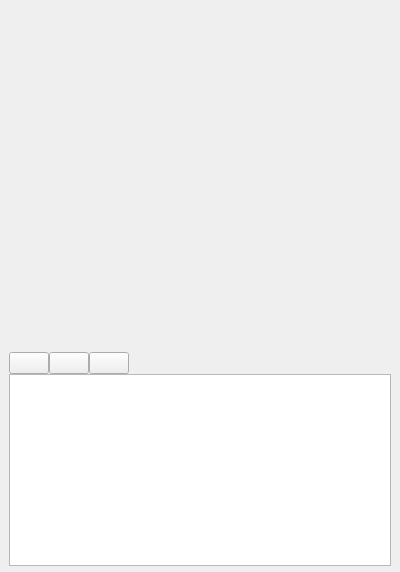
<?xml version="1.0" encoding="UTF-8"?>
<ui version="4.0">
 <class>Form</class>
 <widget class="QWidget" name="Form">
  <property name="geometry">
   <rect>
    <x>0</x>
    <y>0</y>
    <width>400</width>
    <height>572</height>
   </rect>
  </property>
  <property name="windowTitle">
   <string>Form</string>
  </property>
  <property name="autoFillBackground">
   <bool>false</bool>
  </property>
  <layout class="QVBoxLayout">
   <property name="spacing">
    <number>0</number>
   </property>
   <property name="margin">
    <number>0</number>
   </property>
   <item>
    <widget class="VideoWidget" name="video" native="true">
     <property name="sizePolicy">
      <sizepolicy hsizetype="Preferred" vsizetype="Expanding">
       <horstretch>0</horstretch>
       <verstretch>0</verstretch>
      </sizepolicy>
     </property>
    </widget>
   </item>
   <item>
    <layout class="QGridLayout" name="control">
     <property name="leftMargin">
      <number>9</number>
     </property>
     <property name="topMargin">
      <number>6</number>
     </property>
     <property name="rightMargin">
      <number>9</number>
     </property>
     <property name="bottomMargin">
      <number>6</number>
     </property>
     <item row="0" column="0">
      <widget class="QPushButton" name="startButton">
       <property name="text">
        <string/>
       </property>
       <property name="icon">
        <iconset>
         <normaloff>:/video/resources/22x22/media-playback-start.png</normaloff>
         <normalon>:/video/resources/22x22/media-playback-start.png</normalon>:/video/resources/22x22/media-playback-start.png</iconset>
       </property>
       <property name="iconSize">
        <size>
         <width>22</width>
         <height>22</height>
        </size>
       </property>
      </widget>
     </item>
     <item row="0" column="1">
      <widget class="QPushButton" name="pauseButton">
       <property name="text">
        <string/>
       </property>
       <property name="icon">
        <iconset>
         <normaloff>:/video/resources/22x22/media-playback-pause.png</normaloff>
         <normalon>:/video/resources/22x22/media-playback-pause.png</normalon>:/video/resources/22x22/media-playback-pause.png</iconset>
       </property>
       <property name="iconSize">
        <size>
         <width>22</width>
         <height>22</height>
        </size>
       </property>
      </widget>
     </item>
     <item row="1" column="0" colspan="4">
      <widget class="QTextBrowser" name="textBrowser">
       <property name="sizePolicy">
        <sizepolicy hsizetype="Expanding" vsizetype="Minimum">
         <horstretch>0</horstretch>
         <verstretch>0</verstretch>
        </sizepolicy>
       </property>
      </widget>
     </item>
     <item row="0" column="2">
      <widget class="QPushButton" name="stopButton">
       <property name="mouseTracking">
        <bool>true</bool>
       </property>
       <property name="text">
        <string/>
       </property>
       <property name="icon">
        <iconset>
         <normaloff>:/video/resources/22x22/media-playback-stop.png</normaloff>
         <normalon>:/video/resources/22x22/media-playback-stop.png</normalon>:/video/resources/22x22/media-playback-stop.png</iconset>
       </property>
       <property name="iconSize">
        <size>
         <width>22</width>
         <height>22</height>
        </size>
       </property>
      </widget>
     </item>
     <item row="0" column="3">
      <spacer name="horizontalSpacer">
       <property name="orientation">
        <enum>Qt::Horizontal</enum>
       </property>
       <property name="sizeHint" stdset="0">
        <size>
         <width>40</width>
         <height>20</height>
        </size>
       </property>
      </spacer>
     </item>
    </layout>
   </item>
  </layout>
 </widget>
 <customwidgets>
  <customwidget>
   <class>VideoWidget</class>
   <extends>QWidget</extends>
   <header>videowidget.h</header>
   <container>1</container>
  </customwidget>
 </customwidgets>
 <resources/>
 <connections/>
</ui>
